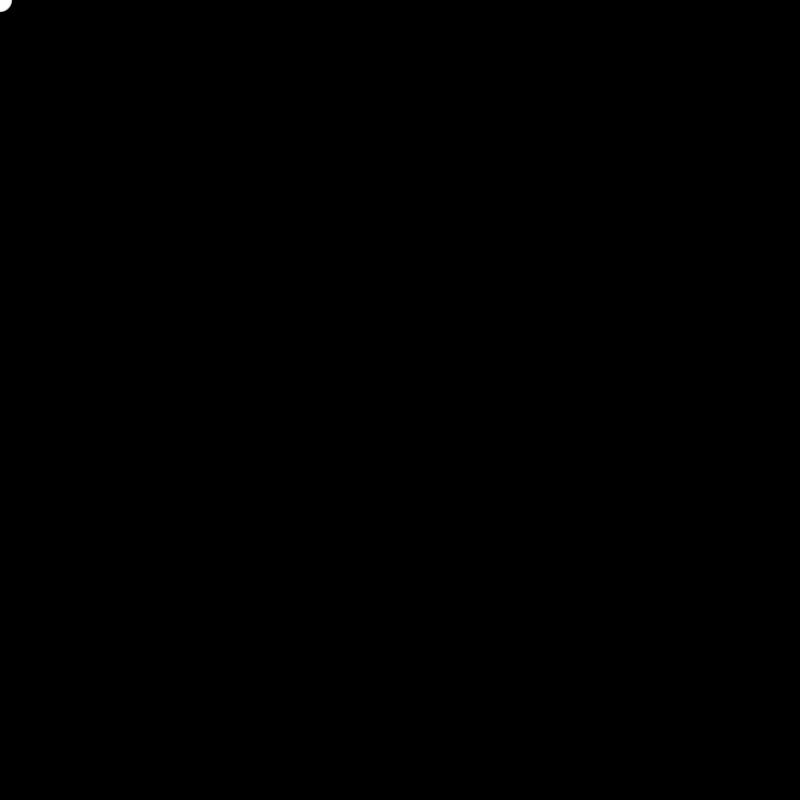
Frame 1 (no input)
Frame 60 (the mouse pressed at the canvas centre just before this capture): identical to frame 1, image omitted
Frame 120 (the mouse held since frame 60 and released just before this capture): blank canvas, image omitted

The Processing sketch that drew this single still picture (run headless with seeded random() and noise(); from frame 60 on, the mouse is pressed at the canvas centre):

// Processing sketch: Ex_16
// ── Ex_16.pde
/*
Examples from
Processing Handbook
By Casey Reas and Ben Fry

*/

int num = 50; 
int[] x = new int[num]; 
int[] y = new int[num]; 
 
void setup() { 
  size(800, 800); 
  noStroke();  
  fill(255, 102);
  
  /*
  for(int i = 0; i< x.length; i <++){
    x[i] = 0;
    y[i] = 0;
  }
  */
} 
 
void draw() { 
  background(0); 
  // Shift the values to the right  
  for (int i = num-1; i > 0; i--) { 
    x[i] = x[i-1]; 
    y[i] = y[i-1]; 
  } 
  // Add the new values to the beginning of the array 
  x[0] = mouseX; 
  y[0] = mouseY; 
  // Draw the circles
  for (int i = 0; i < num; i++) { 
    ellipse(x[i], y[i], i/2.0, i/2.0); 
  } 
} 
